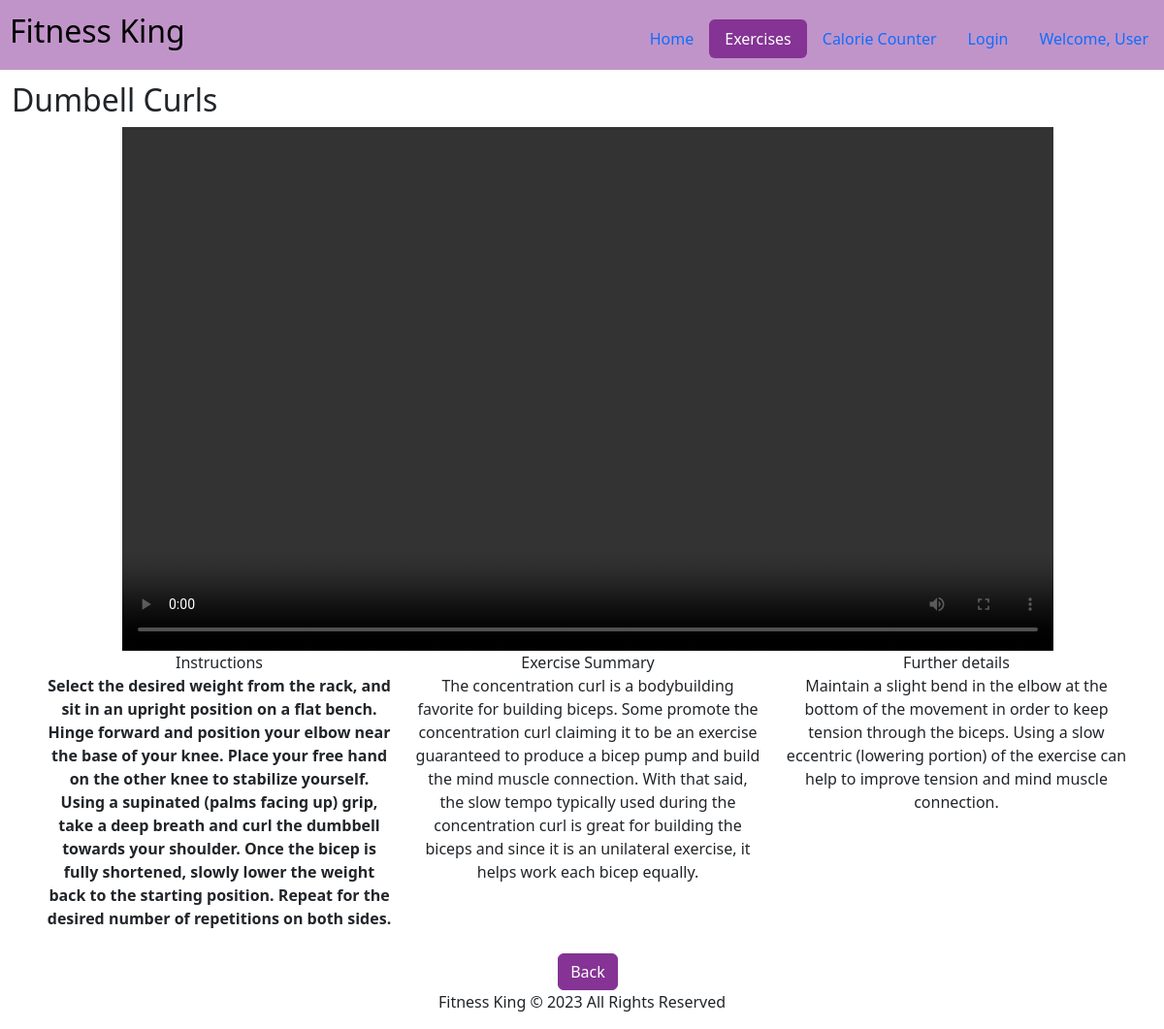
The app's page /ExerciseDetails.php?ID=6 with its own data.
### tables this page shows
CREATE TABLE `exercises` (
  `ID` int(11) NOT NULL,
  `exercise_name` varchar(50) NOT NULL,
  `instructions` varchar(1000) NOT NULL,
  `summary` varchar(1000) NOT NULL,
  `furtherInformation` varchar(1000) NOT NULL,
  `video_link` varchar(500) NOT NULL,
  `type` varchar(100) NOT NULL,
  `time` int(100) NOT NULL,
  `calories` int(100) NOT NULL
);

### HTML/ExerciseDetails.php (the view, shortened to what this page needs)
<?php
include "config.php";
$ID = $_GET["ID"];
$sql = "SELECT * FROM exercises WHERE ID = '". $ID . "' ";
$result = mysqli_query($con, $sql);
?>
<html>
<link href="https://cdn.jsdelivr.net/npm/bootstrap@5.3.0-alpha1/dist/css/bootstrap.min.css" rel="stylesheet">
<head>
<nav class="navbar navbar-expand-lg" style="background-color: #C194C9;">
        <a class="navbar-brand" style="font-size:20px; padding-left:10px;"><h2>Fitness King</h2></a>
    <div class="navbar-collapse" id="navbarSupportedContent">
      <ul class="nav nav-pills ms-auto" style="padding-top:0.75%">
				<li class="nav-item"><a class="nav-link" href="Index.php">Home</a></li>
				<li class="nav-item"><a class="nav-link active" style="background-color: #853394; border-color:#853394;" href="Exercises.php">Exercises</a></li>
                <li class="nav-item"><a class="nav-link" href="Calories.php">Calorie Counter</a></li>
                <li><?php
                if(!empty($_SESSION["username"]))
                {
                    echo '<li class="nav-item"><a class="nav-link" href="index.php?Logout=" name="Logout" id="Logout">Logout</a></li>';
                }
                else
                {
                    echo '<li class="nav-item"><a class="nav-link" href="login.php">Login</a></li>';
                }
                ?></a></li>
<li class="nav-item"><a class="nav-link" class="user" href="Routines.php">
            Welcome, <?php if(isset($_SESSION['username'])){echo $_SESSION['username'];}
                else echo "User"?>
        </div></a></li>
</nav>
</head>
<body>
<div style='padding-left:1%'>
<?php
if (mysqli_num_rows($result) > 0){
while ($row=mysqli_fetch_assoc($result)){
echo"<div class='col-auto'><h2 style='padding-top:1%;'>" . $row["exercise_name"] . "</h2></div>" .
	"<div class='row justify-content-center'><div class='col-auto'>
	<video width='960' height='540' controls>
		<source src= videos-images/". $row["video_link"] ." type='video/mp4'>
	</video></div></div>" .
	"<div class='container text-center'>
	<div class='row justify-content-evenly'>
	<div class='col-4'<p>Instructions" ."<br><b>". $row["instructions"] . "</b></div>" .
	"<div class='col-4'<p>Exercise Summary" ."<br>". $row["summary"]  . "</div>" .
	"<div class='col-4'<p>Further details" . "<br>" . $row["furtherInformation"] . "</div></div><br>" .
	"<button class='btn btn-primary' style='background-color: #853394; border-color:#853394;' onclick=document.location='Exercises.php'>Back</button>" . "</div>";
}
}
else{
echo "0 results";
}
?>
</div>
</body>
<footer style="position: relative; left: 0; bottom: 0; width: 100%; text-align: center;">
    <p>Fitness King © 2023 All Rights Reserved</p>
</footer>
</html>

### records on screen
exercises: exercise_name "Dumbell Curls", instructions "Select the desired weight from the rack, and sit in an upright position on a flat bench. Hinge forward and position your elbow near the base of your knee. Place your free hand on the other knee to stabilize yourself. Using a supinated (palms facing up) grip, take a deep breath and curl the dumbbell towards your shoulder. Once the bicep is fully shortened, slowly lower the weight back to the starting position. Repeat for the desired number of repetitions on both sides.", summary "The concentration curl is a bodybuilding favorite for building biceps. Some promote the concentration curl claiming it to be an exercise guaranteed to produce a bicep pump and build the mind muscle connection. With that said, the slow tempo typically used during the concentration curl is great for building the biceps and since it is an unilateral exercise, it helps work each bicep equally.", furtherInformation "Maintain a slight bend in the elbow at the bottom of the movement in order to keep tension through the biceps. Using a slow eccentric (lowering portion) of the exercise can help to improve tension and mind muscle connection."
